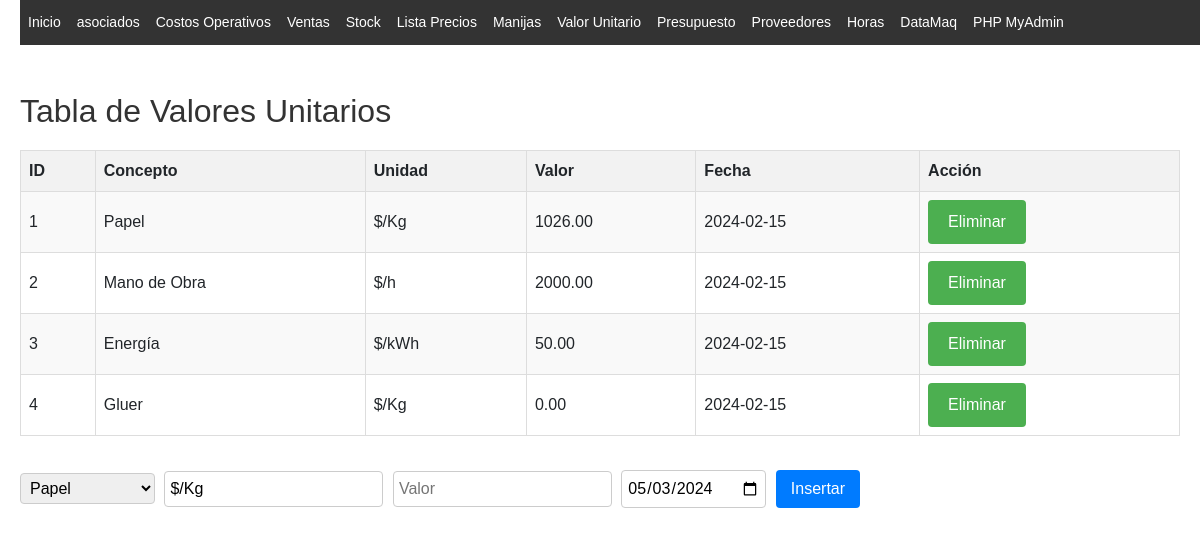
Page /proveedores.php on the committed database.
### tables this page shows
CREATE TABLE `valor_unitario` (
  `ID` int(11) NOT NULL,
  `Concepto` varchar(255) NOT NULL,
  `Unidad` varchar(255) NOT NULL,
  `Valor` decimal(10,2) NOT NULL,
  `Fecha` date NOT NULL
);

### includes/db_functions.php (called while the page is built, shortened)
<?php
function conectarBD() {
    $conexion = mysqli_connect(DB_SERVER, DB_USERNAME, DB_PASSWORD, DB_NAME);
    return $conexion;
}
function getArraySQL($sql) {
    $conexion = conectarBD();
    $result = mysqli_query($conexion, $sql);
    $rawdata = [];
    while ($row = mysqli_fetch_assoc($result)) {
        $rawdata[] = $row;
    }
    return $rawdata;
}
?>

### proveedores.php (the view, shortened to what this page needs)
<?php
require "includes/header.php";
include 'includes/db_functions.php';
function obtenerDatosValorUnitario() {
    $sql = "SELECT ID, Concepto, Unidad, Valor, Fecha FROM valor_unitario ORDER BY ID ASC";
    return getArraySQL($sql);
}
$datosValorUnitario = obtenerDatosValorUnitario();
function obtenerConceptoConUnidad() {
    $sql = "SELECT DISTINCT Concepto, Unidad FROM valor_unitario";
    return getArraySQL($sql);
}
$conceptoConUnidad = obtenerConceptoConUnidad();
$fechaHoy = date('Y-m-d');
?>
<!DOCTYPE html>
<html lang="es">
<head>
    <link rel="stylesheet" href="https://maxcdn.bootstrapcdn.com/bootstrap/4.5.2/css/bootstrap.min.css">
    <link rel="stylesheet" href="css/estilos.css">
</head>
<body>
<h2>Tabla de Valores Unitarios</h2>
<table>
    <tr>
        <th>ID</th>
        <th>Concepto</th>
        <th>Unidad</th>
        <th>Valor</th>
        <th>Fecha</th>
        <th>Acción</th>
    </tr>
    <?php foreach ($datosValorUnitario as $fila): ?>
    <tr>
        <td><?php echo htmlspecialchars($fila['ID']); ?></td>
        <td><?php echo htmlspecialchars($fila['Concepto']); ?></td>
        <td><?php echo htmlspecialchars($fila['Unidad']); ?></td>
        <td><?php echo htmlspecialchars($fila['Valor']); ?></td>
        <td><?php echo htmlspecialchars($fila['Fecha']); ?></td>
        <td>
            <form action="includes/procesar_proveedores.php" method="GET">
                <input type="submit" name="eliminar" value="Eliminar">
            </form>
        </td>
    </tr>
    <?php endforeach; ?>
</table>
<br>
<form action="includes/procesar_proveedores.php" method="GET">
    <tr>
        <td>
            <select name="Concepto" id="conceptoSelect" onchange="actualizarUnidad()">
                <?php foreach ($conceptoConUnidad as $item): ?>
                    <option value="<?php echo htmlspecialchars($item['Concepto']); ?>" data-unidad="<?php echo htmlspecialchars($item['Unidad']); ?>">
                        <?php echo htmlspecialchars($item['Concepto']); ?>
                    </option>
                <?php endforeach; ?>
            </select>
        </td>
        <td>
            <input type="text" name="Unidad" id="unidadInput" placeholder="Unidad" readonly>
        </td>
        <td><input type="text" name="Valor" placeholder="Valor"></td>
        <td><input type="date" name="Fecha" value="<?php echo $fechaHoy; ?>"></td>
        <td><button type="submit" name="insertar">Insertar</button></td>
        </tr>
</form>
</body>
</html>

### CSS/index.css (style rules this page uses)
body { font-family: verdana; resize: none; }

### CSS/estilos.css (style rules this page uses)
body { font-family: Arial, sans-serif; padding: 20px; }
h2 { color: #333; }
table { width: 100%; border-collapse: collapse; margin-top: 20px; }
table, th, td { border: 1px solid #ddd; }
th, td { padding: 8px; text-align: left; }
th { background-color: #f2f2f2; }
tr:nth-child(even) { background-color: #f9f9f9; }
form { margin: 0; }
input[type="text"], input[type="date"], select { padding: 5px; margin-top: 10px; margin-right: 5px; border: 1px solid #ccc; border-radius: 4px; }
input[type="submit"] { background-color: #4CAF50; color: white; padding: 10px 20px; border: none; border-radius: 4px; cursor: pointer; }
button { background-color: #007bff; color: white; padding: 7px 15px; border: none; border-radius: 4px; cursor: pointer; }

### rows in the picture
valor_unitario: ID "1", Concepto "Papel", Unidad "$/Kg", Valor "1026.00", Fecha "2024-02-15"
valor_unitario: ID "2", Concepto "Mano de Obra", Unidad "$/h", Valor "2000.00", Fecha "2024-02-15"
valor_unitario: ID "3", Concepto "Energía", Unidad "$/kWh", Valor "50.00", Fecha "2024-02-15"
valor_unitario: ID "4", Concepto "Gluer", Unidad "$/Kg", Valor "0.00", Fecha "2024-02-15"

### other values in the picture
form field Concepto "Papel"
